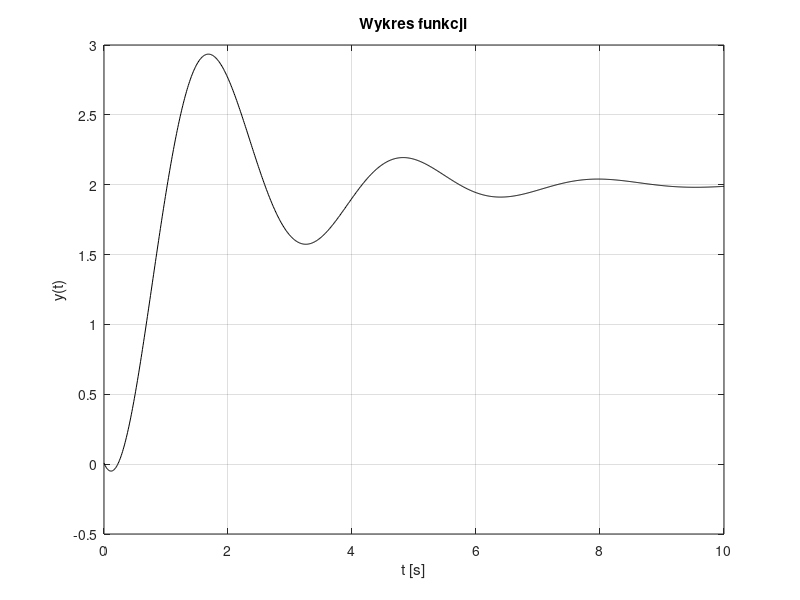

The MATLAB script that drew this image:
clear
close all
t = [0:0.01:10];
y = 2+sqrt(5*exp(-t)).*cos(2*t+153*pi/180);
id1 = figure(1)
plot( t, y, 'k-')
xlabel('t [s]')
ylabel('y(t)')
title('Wykres funkcji')
grid on